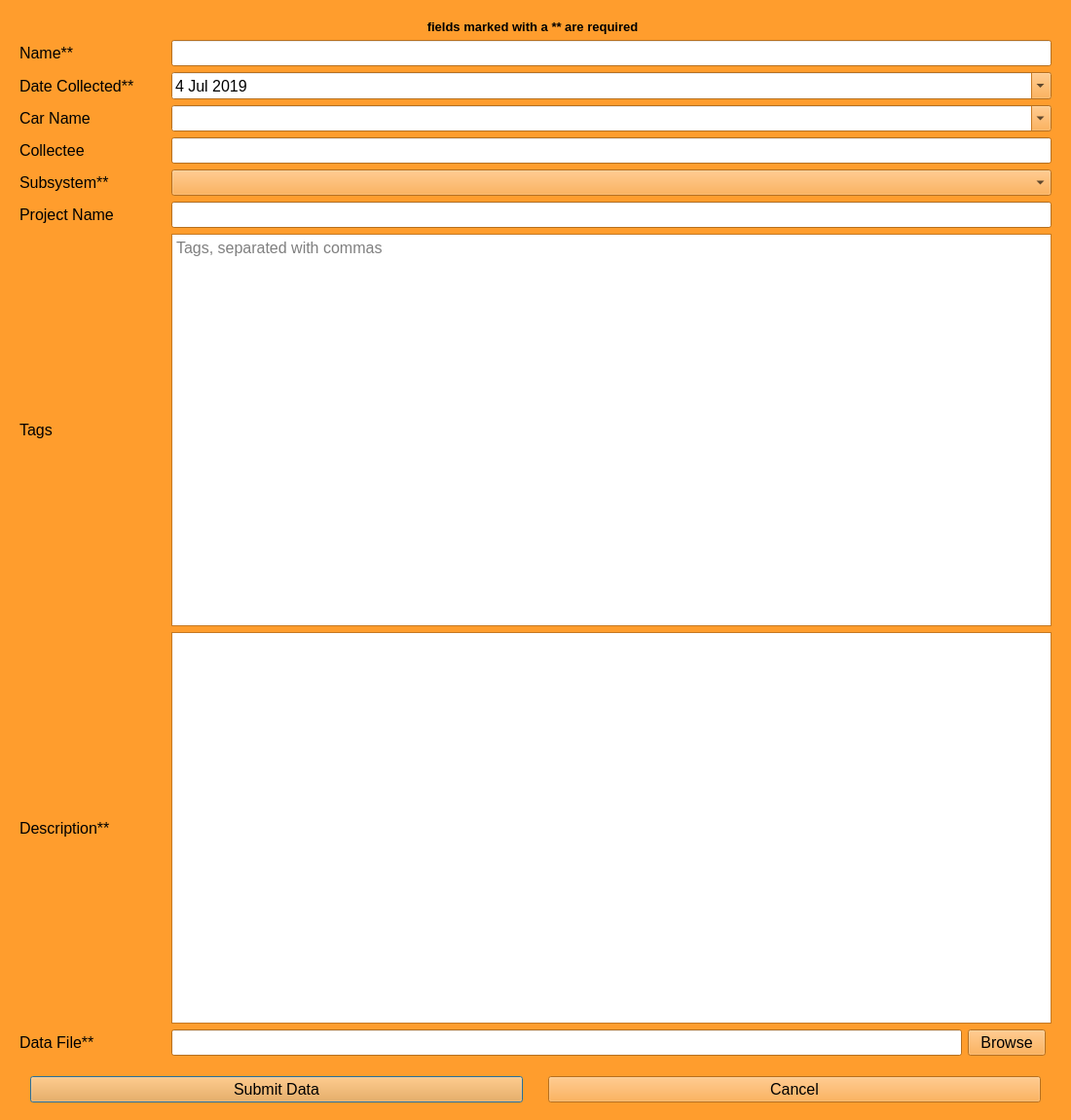
<?xml version="1.0" encoding="UTF-8"?>
<ui version="4.0">
 <class>AddWindow</class>
 <widget class="QDialog" name="AddWindow">
  <property name="geometry">
   <rect>
    <x>0</x>
    <y>0</y>
    <width>1100</width>
    <height>1150</height>
   </rect>
  </property>
  <property name="sizePolicy">
   <sizepolicy hsizetype="Preferred" vsizetype="Preferred">
    <horstretch>0</horstretch>
    <verstretch>0</verstretch>
   </sizepolicy>
  </property>
  <property name="minimumSize">
   <size>
    <width>750</width>
    <height>0</height>
   </size>
  </property>
  <property name="palette">
   <palette>
    <active>
     <colorrole role="WindowText">
      <brush brushstyle="SolidPattern">
       <color alpha="255">
        <red>0</red>
        <green>0</green>
        <blue>0</blue>
       </color>
      </brush>
     </colorrole>
     <colorrole role="Button">
      <brush brushstyle="SolidPattern">
       <color alpha="255">
        <red>255</red>
        <green>157</green>
        <blue>45</blue>
       </color>
      </brush>
     </colorrole>
     <colorrole role="Light">
      <brush brushstyle="SolidPattern">
       <color alpha="255">
        <red>255</red>
        <green>217</green>
        <blue>173</blue>
       </color>
      </brush>
     </colorrole>
     <colorrole role="Midlight">
      <brush brushstyle="SolidPattern">
       <color alpha="255">
        <red>255</red>
        <green>187</green>
        <blue>109</blue>
       </color>
      </brush>
     </colorrole>
     <colorrole role="Dark">
      <brush brushstyle="SolidPattern">
       <color alpha="255">
        <red>127</red>
        <green>78</green>
        <blue>22</blue>
       </color>
      </brush>
     </colorrole>
     <colorrole role="Mid">
      <brush brushstyle="SolidPattern">
       <color alpha="255">
        <red>170</red>
        <green>105</green>
        <blue>30</blue>
       </color>
      </brush>
     </colorrole>
     <colorrole role="Text">
      <brush brushstyle="SolidPattern">
       <color alpha="255">
        <red>0</red>
        <green>0</green>
        <blue>0</blue>
       </color>
      </brush>
     </colorrole>
     <colorrole role="BrightText">
      <brush brushstyle="SolidPattern">
       <color alpha="255">
        <red>255</red>
        <green>255</green>
        <blue>255</blue>
       </color>
      </brush>
     </colorrole>
     <colorrole role="ButtonText">
      <brush brushstyle="SolidPattern">
       <color alpha="255">
        <red>0</red>
        <green>0</green>
        <blue>0</blue>
       </color>
      </brush>
     </colorrole>
     <colorrole role="Base">
      <brush brushstyle="SolidPattern">
       <color alpha="255">
        <red>255</red>
        <green>255</green>
        <blue>255</blue>
       </color>
      </brush>
     </colorrole>
     <colorrole role="Window">
      <brush brushstyle="SolidPattern">
       <color alpha="255">
        <red>255</red>
        <green>157</green>
        <blue>45</blue>
       </color>
      </brush>
     </colorrole>
     <colorrole role="Shadow">
      <brush brushstyle="SolidPattern">
       <color alpha="255">
        <red>0</red>
        <green>0</green>
        <blue>0</blue>
       </color>
      </brush>
     </colorrole>
     <colorrole role="AlternateBase">
      <brush brushstyle="SolidPattern">
       <color alpha="255">
        <red>255</red>
        <green>206</green>
        <blue>150</blue>
       </color>
      </brush>
     </colorrole>
     <colorrole role="ToolTipBase">
      <brush brushstyle="SolidPattern">
       <color alpha="255">
        <red>255</red>
        <green>255</green>
        <blue>220</blue>
       </color>
      </brush>
     </colorrole>
     <colorrole role="ToolTipText">
      <brush brushstyle="SolidPattern">
       <color alpha="255">
        <red>0</red>
        <green>0</green>
        <blue>0</blue>
       </color>
      </brush>
     </colorrole>
    </active>
    <inactive>
     <colorrole role="WindowText">
      <brush brushstyle="SolidPattern">
       <color alpha="255">
        <red>0</red>
        <green>0</green>
        <blue>0</blue>
       </color>
      </brush>
     </colorrole>
     <colorrole role="Button">
      <brush brushstyle="SolidPattern">
       <color alpha="255">
        <red>255</red>
        <green>157</green>
        <blue>45</blue>
       </color>
      </brush>
     </colorrole>
     <colorrole role="Light">
      <brush brushstyle="SolidPattern">
       <color alpha="255">
        <red>255</red>
        <green>217</green>
        <blue>173</blue>
       </color>
      </brush>
     </colorrole>
     <colorrole role="Midlight">
      <brush brushstyle="SolidPattern">
       <color alpha="255">
        <red>255</red>
        <green>187</green>
        <blue>109</blue>
       </color>
      </brush>
     </colorrole>
     <colorrole role="Dark">
      <brush brushstyle="SolidPattern">
       <color alpha="255">
        <red>127</red>
        <green>78</green>
        <blue>22</blue>
       </color>
      </brush>
     </colorrole>
     <colorrole role="Mid">
      <brush brushstyle="SolidPattern">
       <color alpha="255">
        <red>170</red>
        <green>105</green>
        <blue>30</blue>
       </color>
      </brush>
     </colorrole>
     <colorrole role="Text">
      <brush brushstyle="SolidPattern">
       <color alpha="255">
        <red>0</red>
        <green>0</green>
        <blue>0</blue>
       </color>
      </brush>
     </colorrole>
     <colorrole role="BrightText">
      <brush brushstyle="SolidPattern">
       <color alpha="255">
        <red>255</red>
        <green>255</green>
        <blue>255</blue>
       </color>
      </brush>
     </colorrole>
     <colorrole role="ButtonText">
      <brush brushstyle="SolidPattern">
       <color alpha="255">
        <red>0</red>
        <green>0</green>
        <blue>0</blue>
       </color>
      </brush>
     </colorrole>
     <colorrole role="Base">
      <brush brushstyle="SolidPattern">
       <color alpha="255">
        <red>255</red>
        <green>255</green>
        <blue>255</blue>
       </color>
      </brush>
     </colorrole>
     <colorrole role="Window">
      <brush brushstyle="SolidPattern">
       <color alpha="255">
        <red>255</red>
        <green>157</green>
        <blue>45</blue>
       </color>
      </brush>
     </colorrole>
     <colorrole role="Shadow">
      <brush brushstyle="SolidPattern">
       <color alpha="255">
        <red>0</red>
        <green>0</green>
        <blue>0</blue>
       </color>
      </brush>
     </colorrole>
     <colorrole role="AlternateBase">
      <brush brushstyle="SolidPattern">
       <color alpha="255">
        <red>255</red>
        <green>206</green>
        <blue>150</blue>
       </color>
      </brush>
     </colorrole>
     <colorrole role="ToolTipBase">
      <brush brushstyle="SolidPattern">
       <color alpha="255">
        <red>255</red>
        <green>255</green>
        <blue>220</blue>
       </color>
      </brush>
     </colorrole>
     <colorrole role="ToolTipText">
      <brush brushstyle="SolidPattern">
       <color alpha="255">
        <red>0</red>
        <green>0</green>
        <blue>0</blue>
       </color>
      </brush>
     </colorrole>
    </inactive>
    <disabled>
     <colorrole role="WindowText">
      <brush brushstyle="SolidPattern">
       <color alpha="255">
        <red>127</red>
        <green>78</green>
        <blue>22</blue>
       </color>
      </brush>
     </colorrole>
     <colorrole role="Button">
      <brush brushstyle="SolidPattern">
       <color alpha="255">
        <red>255</red>
        <green>157</green>
        <blue>45</blue>
       </color>
      </brush>
     </colorrole>
     <colorrole role="Light">
      <brush brushstyle="SolidPattern">
       <color alpha="255">
        <red>255</red>
        <green>217</green>
        <blue>173</blue>
       </color>
      </brush>
     </colorrole>
     <colorrole role="Midlight">
      <brush brushstyle="SolidPattern">
       <color alpha="255">
        <red>255</red>
        <green>187</green>
        <blue>109</blue>
       </color>
      </brush>
     </colorrole>
     <colorrole role="Dark">
      <brush brushstyle="SolidPattern">
       <color alpha="255">
        <red>127</red>
        <green>78</green>
        <blue>22</blue>
       </color>
      </brush>
     </colorrole>
     <colorrole role="Mid">
      <brush brushstyle="SolidPattern">
       <color alpha="255">
        <red>170</red>
        <green>105</green>
        <blue>30</blue>
       </color>
      </brush>
     </colorrole>
     <colorrole role="Text">
      <brush brushstyle="SolidPattern">
       <color alpha="255">
        <red>127</red>
        <green>78</green>
        <blue>22</blue>
       </color>
      </brush>
     </colorrole>
     <colorrole role="BrightText">
      <brush brushstyle="SolidPattern">
       <color alpha="255">
        <red>255</red>
        <green>255</green>
        <blue>255</blue>
       </color>
      </brush>
     </colorrole>
     <colorrole role="ButtonText">
      <brush brushstyle="SolidPattern">
       <color alpha="255">
        <red>127</red>
        <green>78</green>
        <blue>22</blue>
       </color>
      </brush>
     </colorrole>
     <colorrole role="Base">
      <brush brushstyle="SolidPattern">
       <color alpha="255">
        <red>255</red>
        <green>157</green>
        <blue>45</blue>
       </color>
      </brush>
     </colorrole>
     <colorrole role="Window">
      <brush brushstyle="SolidPattern">
       <color alpha="255">
        <red>255</red>
        <green>157</green>
        <blue>45</blue>
       </color>
      </brush>
     </colorrole>
     <colorrole role="Shadow">
      <brush brushstyle="SolidPattern">
       <color alpha="255">
        <red>0</red>
        <green>0</green>
        <blue>0</blue>
       </color>
      </brush>
     </colorrole>
     <colorrole role="AlternateBase">
      <brush brushstyle="SolidPattern">
       <color alpha="255">
        <red>255</red>
        <green>157</green>
        <blue>45</blue>
       </color>
      </brush>
     </colorrole>
     <colorrole role="ToolTipBase">
      <brush brushstyle="SolidPattern">
       <color alpha="255">
        <red>255</red>
        <green>255</green>
        <blue>220</blue>
       </color>
      </brush>
     </colorrole>
     <colorrole role="ToolTipText">
      <brush brushstyle="SolidPattern">
       <color alpha="255">
        <red>0</red>
        <green>0</green>
        <blue>0</blue>
       </color>
      </brush>
     </colorrole>
    </disabled>
   </palette>
  </property>
  <property name="font">
   <font>
    <family>Arial</family>
    <pointsize>12</pointsize>
   </font>
  </property>
  <property name="windowTitle">
   <string>RIT Baja Database</string>
  </property>
  <property name="windowIcon">
   <iconset>
    <normaloff>../../../../../Pictures/Misc/car logo.jpg</normaloff>../../../../../Pictures/Misc/car logo.jpg</iconset>
  </property>
  <layout class="QGridLayout" name="gridLayout">
   <item row="3" column="0">
    <layout class="QHBoxLayout" name="horizontalLayout">
     <property name="spacing">
      <number>6</number>
     </property>
     <property name="sizeConstraint">
      <enum>QLayout::SetDefaultConstraint</enum>
     </property>
     <item>
      <spacer name="verticalSpacer_2">
       <property name="orientation">
        <enum>Qt::Vertical</enum>
       </property>
       <property name="sizeType">
        <enum>QSizePolicy::Fixed</enum>
       </property>
       <property name="sizeHint" stdset="0">
        <size>
         <width>20</width>
         <height>40</height>
        </size>
       </property>
      </spacer>
     </item>
     <item>
      <widget class="QPushButton" name="submitBtn">
       <property name="text">
        <string>Submit Data</string>
       </property>
      </widget>
     </item>
     <item>
      <spacer name="verticalSpacer">
       <property name="orientation">
        <enum>Qt::Vertical</enum>
       </property>
       <property name="sizeType">
        <enum>QSizePolicy::Fixed</enum>
       </property>
       <property name="sizeHint" stdset="0">
        <size>
         <width>20</width>
         <height>40</height>
        </size>
       </property>
      </spacer>
     </item>
     <item>
      <widget class="QPushButton" name="cancelBtn">
       <property name="text">
        <string>Cancel</string>
       </property>
      </widget>
     </item>
     <item>
      <spacer name="verticalSpacer_4">
       <property name="orientation">
        <enum>Qt::Vertical</enum>
       </property>
       <property name="sizeType">
        <enum>QSizePolicy::Fixed</enum>
       </property>
       <property name="sizeHint" stdset="0">
        <size>
         <width>20</width>
         <height>40</height>
        </size>
       </property>
      </spacer>
     </item>
    </layout>
   </item>
   <item row="1" column="0" rowspan="2">
    <widget class="QScrollArea" name="scrollArea">
     <property name="layoutDirection">
      <enum>Qt::LeftToRight</enum>
     </property>
     <property name="frameShape">
      <enum>QFrame::NoFrame</enum>
     </property>
     <property name="frameShadow">
      <enum>QFrame::Plain</enum>
     </property>
     <property name="lineWidth">
      <number>0</number>
     </property>
     <property name="verticalScrollBarPolicy">
      <enum>Qt::ScrollBarAsNeeded</enum>
     </property>
     <property name="horizontalScrollBarPolicy">
      <enum>Qt::ScrollBarAlwaysOff</enum>
     </property>
     <property name="sizeAdjustPolicy">
      <enum>QAbstractScrollArea::AdjustIgnored</enum>
     </property>
     <property name="widgetResizable">
      <bool>true</bool>
     </property>
     <widget class="QWidget" name="scrollAreaWidgetContents">
      <property name="geometry">
       <rect>
        <x>0</x>
        <y>0</y>
        <width>1080</width>
        <height>749</height>
       </rect>
      </property>
      <layout class="QGridLayout" name="gridLayout_2">
       <item row="4" column="3" colspan="3">
        <widget class="QComboBox" name="carDrop">
         <property name="editable">
          <bool>true</bool>
         </property>
        </widget>
       </item>
       <item row="4" column="0">
        <widget class="QLabel" name="carLbl">
         <property name="toolTip">
          <string>What car was this data collected with/for?</string>
         </property>
         <property name="text">
          <string>Car Name</string>
         </property>
         <property name="buddy">
          <cstring>carDrop</cstring>
         </property>
        </widget>
       </item>
       <item row="7" column="0">
        <widget class="QLabel" name="projectLbl">
         <property name="toolTip">
          <string>What project is this for?</string>
         </property>
         <property name="text">
          <string>Project Name</string>
         </property>
         <property name="buddy">
          <cstring>projectEdit</cstring>
         </property>
        </widget>
       </item>
       <item row="8" column="0">
        <widget class="QLabel" name="tagLbl">
         <property name="toolTip">
          <string>Tags for data, separate with commas</string>
         </property>
         <property name="text">
          <string>Tags</string>
         </property>
         <property name="buddy">
          <cstring>tagEdit</cstring>
         </property>
        </widget>
       </item>
       <item row="10" column="4">
        <widget class="QPushButton" name="fileBtn">
         <property name="text">
          <string>Browse</string>
         </property>
        </widget>
       </item>
       <item row="3" column="3" colspan="3">
        <widget class="QDateEdit" name="dateSelect">
         <property name="dateTime">
          <datetime>
           <hour>0</hour>
           <minute>0</minute>
           <second>0</second>
           <year>2019</year>
           <month>7</month>
           <day>4</day>
          </datetime>
         </property>
         <property name="calendarPopup">
          <bool>true</bool>
         </property>
        </widget>
       </item>
       <item row="9" column="3" colspan="3">
        <widget class="QPlainTextEdit" name="descriptionEdit">
         <property name="tabChangesFocus">
          <bool>true</bool>
         </property>
         <property name="readOnly">
          <bool>false</bool>
         </property>
        </widget>
       </item>
       <item row="8" column="3" colspan="3">
        <widget class="QPlainTextEdit" name="tagEdit">
         <property name="tabChangesFocus">
          <bool>true</bool>
         </property>
         <property name="placeholderText">
          <string>Tags, separated with commas</string>
         </property>
        </widget>
       </item>
       <item row="9" column="0">
        <widget class="QLabel" name="descriptionLbl">
         <property name="toolTip">
          <string>What is this data?</string>
         </property>
         <property name="text">
          <string>Description**</string>
         </property>
         <property name="buddy">
          <cstring>descriptionEdit</cstring>
         </property>
        </widget>
       </item>
       <item row="6" column="0">
        <widget class="QLabel" name="subsystemLbl">
         <property name="toolTip">
          <string>What team subgroup is this for?</string>
         </property>
         <property name="text">
          <string>Subsystem**</string>
         </property>
         <property name="buddy">
          <cstring>subsystemDrop</cstring>
         </property>
        </widget>
       </item>
       <item row="5" column="3" colspan="3">
        <widget class="QLineEdit" name="collecteeEdit"/>
       </item>
       <item row="2" column="0">
        <widget class="QLabel" name="nameLbl">
         <property name="toolTip">
          <string>Name for the data</string>
         </property>
         <property name="text">
          <string>Name**</string>
         </property>
         <property name="buddy">
          <cstring>nameEdit</cstring>
         </property>
        </widget>
       </item>
       <item row="3" column="0">
        <widget class="QLabel" name="dateLbl">
         <property name="toolTip">
          <string>When was this data collected?</string>
         </property>
         <property name="text">
          <string>Date Collected**</string>
         </property>
         <property name="buddy">
          <cstring>dateSelect</cstring>
         </property>
        </widget>
       </item>
       <item row="10" column="0">
        <widget class="QLabel" name="fileLbl">
         <property name="toolTip">
          <string>Attatch data file</string>
         </property>
         <property name="text">
          <string>Data File**</string>
         </property>
         <property name="buddy">
          <cstring>fileEdit</cstring>
         </property>
        </widget>
       </item>
       <item row="10" column="3">
        <widget class="QLineEdit" name="fileEdit">
         <property name="readOnly">
          <bool>true</bool>
         </property>
        </widget>
       </item>
       <item row="5" column="0">
        <widget class="QLabel" name="collecteeLbl">
         <property name="toolTip">
          <string>Who Collected the data?</string>
         </property>
         <property name="text">
          <string>Collectee</string>
         </property>
         <property name="buddy">
          <cstring>collecteeEdit</cstring>
         </property>
        </widget>
       </item>
       <item row="2" column="1" rowspan="9">
        <spacer name="verticalSpacer_3">
         <property name="orientation">
          <enum>Qt::Vertical</enum>
         </property>
         <property name="sizeHint" stdset="0">
          <size>
           <width>20</width>
           <height>40</height>
          </size>
         </property>
        </spacer>
       </item>
       <item row="7" column="3" colspan="3">
        <widget class="QLineEdit" name="projectEdit"/>
       </item>
       <item row="6" column="3" colspan="3">
        <widget class="QComboBox" name="subsystemDrop"/>
       </item>
       <item row="2" column="3" colspan="3">
        <widget class="QLineEdit" name="nameEdit"/>
       </item>
       <item row="1" column="0" colspan="5">
        <widget class="QLabel" name="requiredLbl">
         <property name="font">
          <font>
           <pointsize>10</pointsize>
           <weight>75</weight>
           <bold>true</bold>
          </font>
         </property>
         <property name="text">
          <string>fields marked with a ** are required</string>
         </property>
         <property name="alignment">
          <set>Qt::AlignCenter</set>
         </property>
        </widget>
       </item>
      </layout>
     </widget>
    </widget>
   </item>
  </layout>
 </widget>
 <tabstops>
  <tabstop>nameEdit</tabstop>
  <tabstop>dateSelect</tabstop>
  <tabstop>carDrop</tabstop>
  <tabstop>collecteeEdit</tabstop>
  <tabstop>subsystemDrop</tabstop>
  <tabstop>projectEdit</tabstop>
  <tabstop>tagEdit</tabstop>
  <tabstop>descriptionEdit</tabstop>
  <tabstop>fileEdit</tabstop>
  <tabstop>submitBtn</tabstop>
  <tabstop>cancelBtn</tabstop>
  <tabstop>scrollArea</tabstop>
 </tabstops>
 <resources/>
 <connections/>
</ui>
